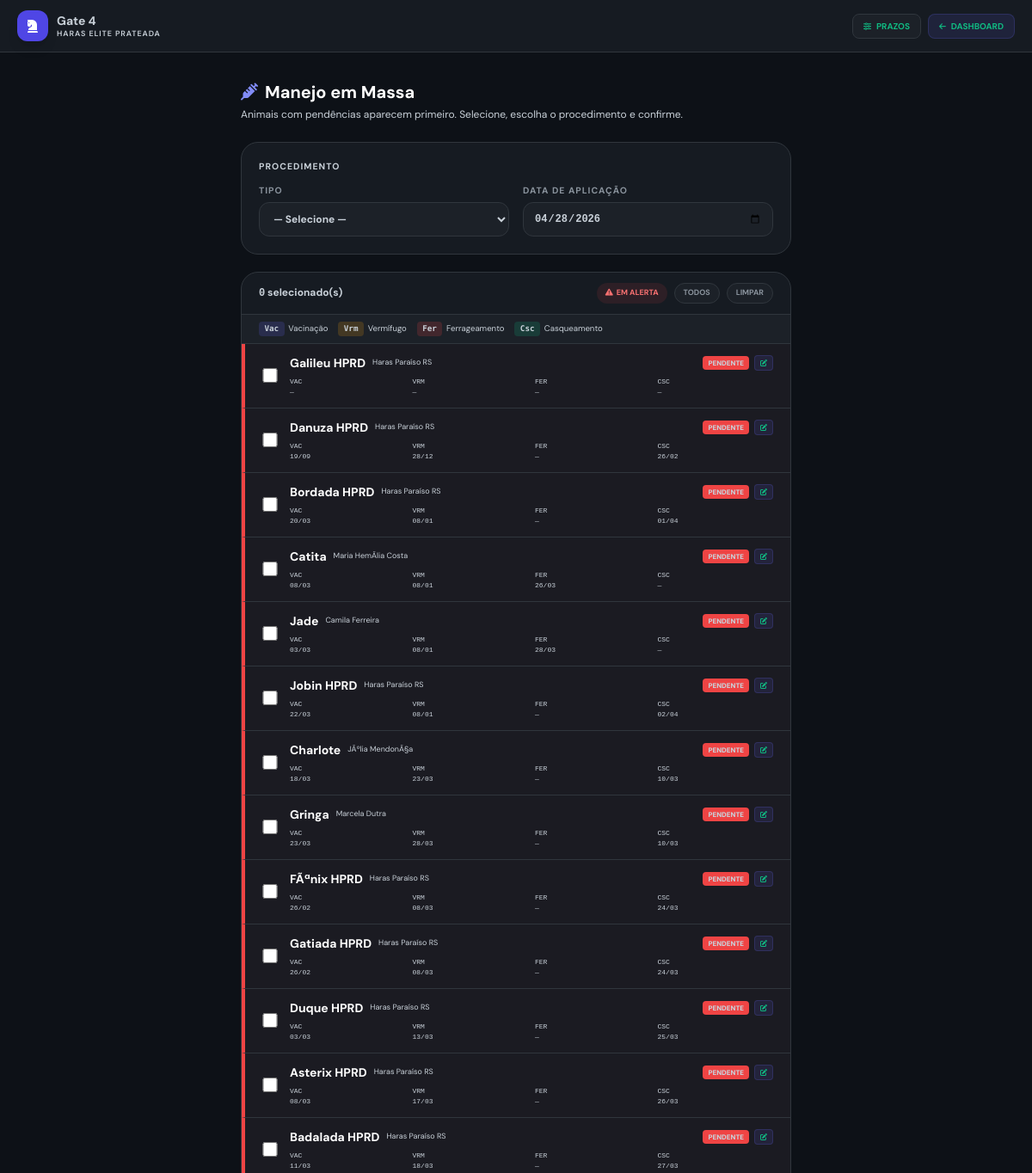
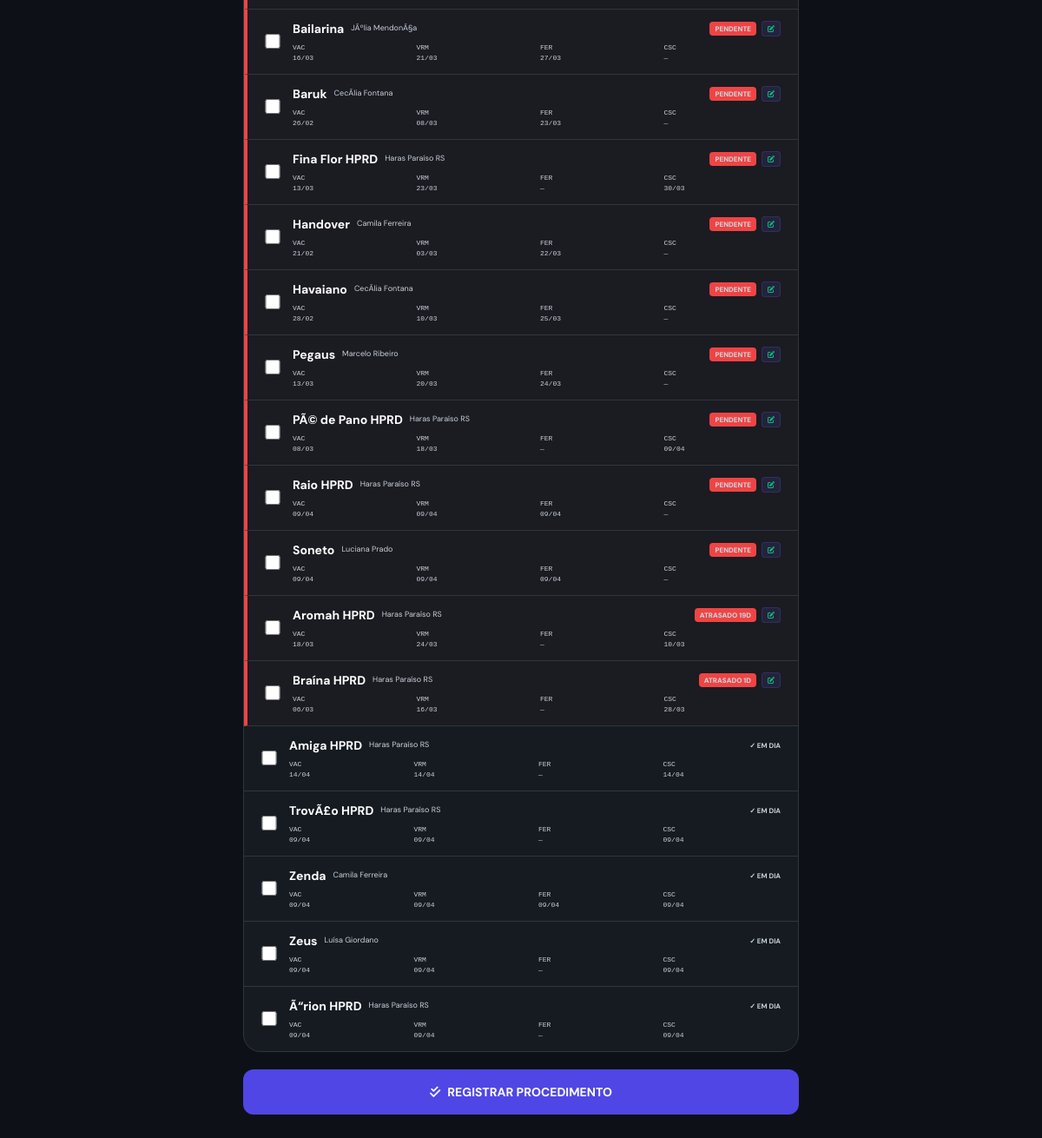
The page /manejo-em-massa/ (signed in) on the database as committed earlier (2 pictures, top to bottom).
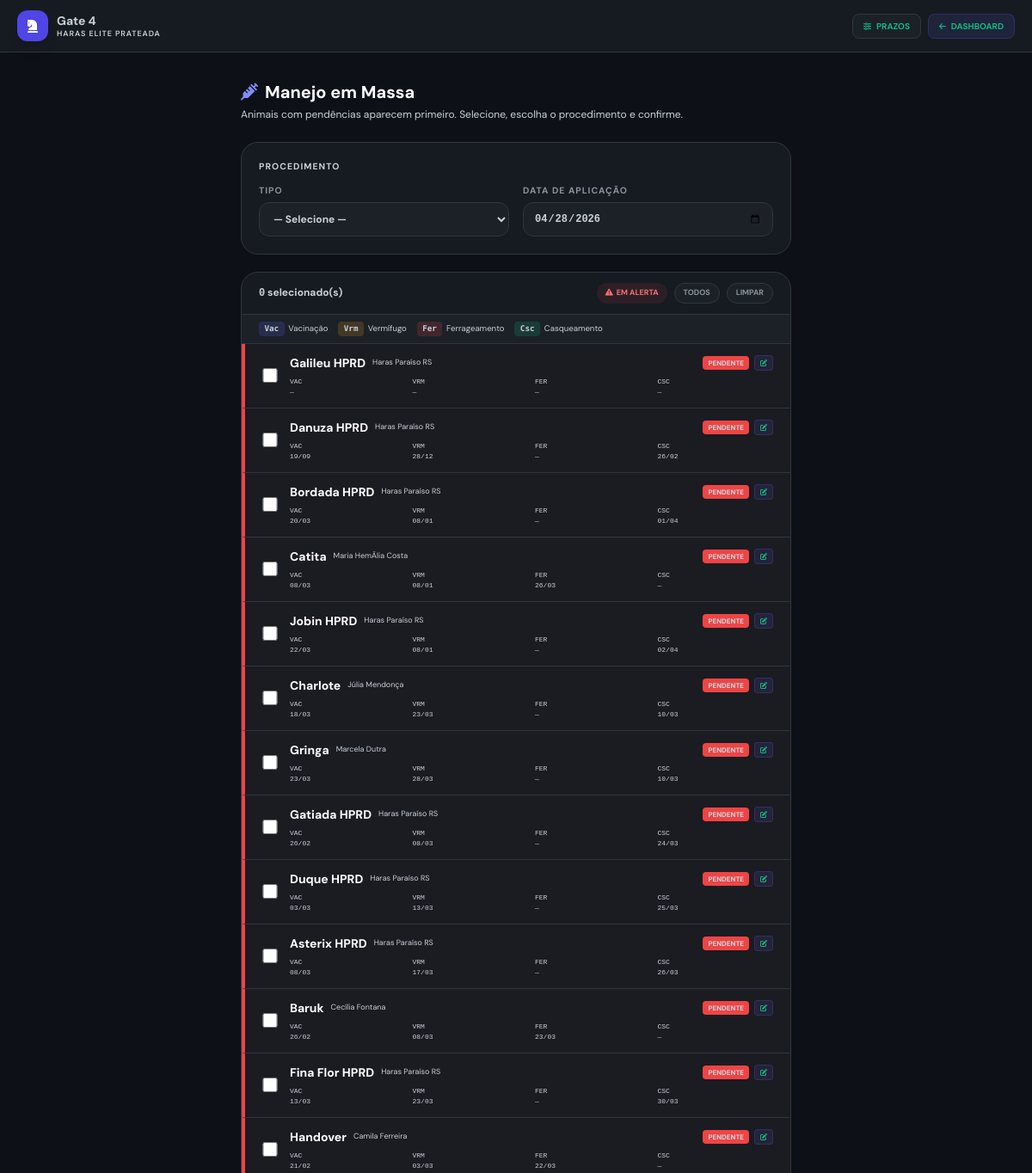
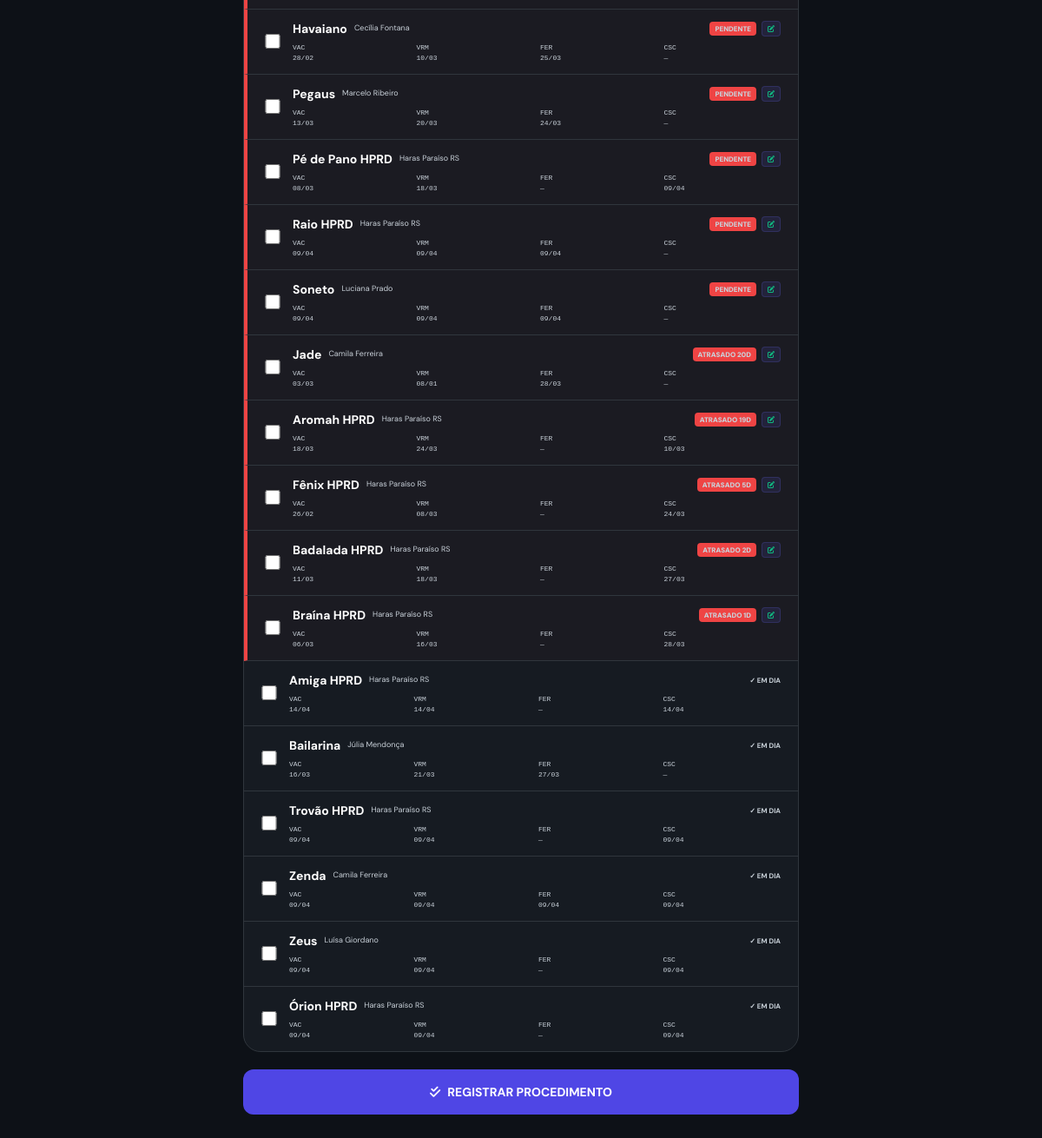
The same page on the database as committed later (2 pictures, top to bottom).
### gateagora/models.py (models this page shows, shortened)
class Empresa(models.Model):
    nome = models.CharField(max_length=100)
    logo = models.ImageField(upload_to='logos/', null=True, blank=True)
    cnpj = models.CharField(max_length=18, blank=True, null=True, help_text="CNPJ da Unidade")
    cidade = models.CharField(max_length=100, default="Cidade Exemplo")
    slug = models.SlugField(
        unique=True,
        help_text="Identificador único na URL (ex: haras-santa-fe)"
    )
    class Meta:
        indexes = [models.Index(fields=["slug"])]

class Cavalo(models.Model):
    CATEGORIA_CHOICES = [
        ('PROPRIO', 'Próprio (Escola)'),
        ('HOTELARIA', 'Hotelaria (Particular)'),
    ]
    STATUS_SAUDE_CHOICES = [
        ('Saudável', 'Saudável'),
        ('Alerta', 'Alerta'),
        ('Doente', 'Doente'),
        ('Tratamento', 'Em Tratamento'),
    ]
    LOCAL_DORMIDA = [
        ('BAIA', 'Dorme na Baia'),
        ('PIQUETE', 'Dorme no Piquete'),
    ]
    RACA_CHOICES = [
        ('mang_marchador', 'Mangalarga Marchador'),
        ('quarto_milha', 'Quarto de Milha'),
        ('psl', 'Puro Sangue Lusitano'),
        ('crioulo', 'Crioulo'),
        ('hipismo', 'Cavalo de Hipismo (BH)'),
        ('srd', 'Sem Raça Definida'),
    ]
    ATIVIDADE_CHOICES = [
        ('0.018', 'Leve (Passeio/Aposentado)'),
        ('0.025', 'Moderada (Escola/Aulas)'),
        ('0.035', 'Intensa (Salto/Competição)'),
    ]
    USA_FERRADURA_CHOICES = [
        ('SIM', 'Ferrado (Usa Ferradura)'),
        ('NAO', 'Descalço (Apenas Casqueamento)'),
    ]
    empresa = models.ForeignKey(Empresa, on_delete=models.CASCADE)
    nome = models.CharField(max_length=100)
    categoria = models.CharField(max_length=20, choices=CATEGORIA_CHOICES, default='PROPRIO')
    status_saude = models.CharField(max_length=20, choices=STATUS_SAUDE_CHOICES, default='Saudável')
    onde_dorme = models.CharField(max_length=10, choices=LOCAL_DORMIDA, default='BAIA')
    foto = models.ImageField(upload_to='cavalos/', null=True, blank=True)
    raca = models.CharField(max_length=25, choices=RACA_CHOICES, default='srd')
    peso = models.FloatField(
        default=450.0,
        validators=[MinValueValidator(100)],
        help_text="Peso aproximado para cálculo de ração"
    )
    fator_atividade = models.CharField(max_length=10, choices=ATIVIDADE_CHOICES, default='0.025')
    tipo_sela = models.CharField(max_length=100, blank=True, help_text="Ex: Sela Salto Americana")
    tipo_cabecada = models.CharField(max_length=100, blank=True, help_text="Ex: Cabeçada com Freio D")
    material_proprio = models.BooleanField(default=False, help_text="Marque se o material for exclusivo do proprietário")
    baia = models.OneToOneField(Baia, on_delete=models.SET_NULL, null=True, blank=True)
    piquete = models.ForeignKey(Piquete, on_delete=models.SET_NULL, null=True, blank=True)
    proprietario = models.ForeignKey(
        Aluno,
        on_delete=models.CASCADE,
        related_name='cavalos',
        help_text="Se for Próprio, vincular ao gestor ou escola"
    )
    ultima_vacina = models.DateField(null=True, blank=True)
    ultimo_vermifugo = models.DateField(null=True, blank=True)
    ultimo_ferrageamento = models.DateField(null=True, blank=True)
    ultimo_casqueamento = models.DateField(null=True, blank=True)
    usa_ferradura = models.CharField(
        max_length=3,
        choices=USA_FERRADURA_CHOICES,
        default='NAO',
        verbose_name="Usa Ferradura?"
    )
    racao_tipo = models.CharField(max_length=100, blank=True, help_text="Ex: Guabi Equi-S")
    racao_qtd_manha = models.CharField(max_length=50, blank=True, help_text="Ex: 2kg")
    racao_qtd_noite = models.CharField(max_length=50, blank=True, help_text="Ex: 2kg")
    feno_tipo = models.CharField(max_length=100, blank=True, default="Coast Cross")
    feno_qtd = models.CharField(max_length=100, blank=True, default="À vontade")
    complemento_nutricional = models.TextField(blank=True)
    mensalidade_baia = models.DecimalField(max_digits=10, decimal_places=2, default=Decimal('1000.00'))
    class Meta:
        ordering = ['nome']
        indexes = [
            models.Index(fields=["empresa", "status_saude"]),
            models.Index(fields=["empresa", "categoria"]),
        ]

class Aluno(models.Model):
    empresa = models.ForeignKey(Empresa, on_delete=models.CASCADE)
    nome = models.CharField(max_length=200)
    telefone = models.CharField(
        max_length=20,
        help_text="Formato sugerido: 5511999999999",
        default="",
        validators=[RegexValidator(r'^\+?\d{10,15}$', 'Telefone deve estar no formato internacional, ex: 5511999999999')]
    )
    foto = models.ImageField(upload_to='alunos/', null=True, blank=True)
    ativo = models.BooleanField(default=True)
    valor_aula = models.DecimalField(max_digits=10, decimal_places=2, default=Decimal('150.00'))
    class Meta:
        ordering = ['nome']
        indexes = [models.Index(fields=["empresa", "nome"])]
    plano = models.ForeignKey(
        'Plano',
        on_delete=models.SET_NULL,
        null=True,
        blank=True,
        verbose_name="Plano Contratado"
    )
    perfil_usuario = models.OneToOneField(
        'Perfil',
        on_delete=models.SET_NULL,
        null=True,
        blank=True,
        related_name='aluno_vinculado',
        verbose_name="Login do Aluno",
        help_text="Perfil de acesso do aluno ao sistema"
    )
    streak_atual  = models.PositiveSmallIntegerField(default=0, verbose_name="Semanas Seguidas")
    melhor_streak = models.PositiveSmallIntegerField(default=0, verbose_name="Melhor Streak")

### gateagora/views.py (the view, shortened to what this page needs)
# urls.py: path('manejo-em-massa/', views.manejo_em_massa, name='manejo_em_massa'),
@login_required
def manejo_em_massa(request):
    empresa = getattr(request, "empresa", None) or request.user.perfil.empresa
    hoje = timezone.localdate()
    try:
        cfg = ConfigPrazoManejo.objects.get(empresa=empresa)
        prazo_vacina = cfg.prazo_vacina
        prazo_vermifugo = cfg.prazo_vermifugo
        prazo_ferrageamento = cfg.prazo_ferrageamento
        prazo_casqueamento = cfg.prazo_casqueamento
    except ConfigPrazoManejo.DoesNotExist:
        prazo_vacina = 365
        prazo_vermifugo = 90
        prazo_ferrageamento = 60
        prazo_casqueamento = 60
    def _dias_atraso(data_campo):
        if not data_campo:
            return 9999
        return (hoje - data_campo).days
    def _atraso_excedido(c):
        atrasos = [
            max(0, _dias_atraso(c.ultima_vacina)    - prazo_vacina),
            max(0, _dias_atraso(c.ultimo_vermifugo) - prazo_vermifugo),
        ]
        if c.usa_ferradura == "SIM":
            atrasos.append(max(0, _dias_atraso(c.ultimo_ferrageamento) - prazo_ferrageamento))
        else:
            atrasos.append(max(0, _dias_atraso(c.ultimo_casqueamento)  - prazo_casqueamento))
        bonus = 100000 if c.status_saude != "Saudável" else 0
        return sum(atrasos) + bonus
    cavalos_qs = (
        Cavalo.objects
        .filter(empresa=empresa)
        .select_related("proprietario")
        .order_by("nome")
    )
    cavalos_status = []
    for cavalo in cavalos_qs:
        score = _atraso_excedido(cavalo)
        cavalos_status.append({
            "obj":           cavalo,
            "vencido":       score > 0,
            "atraso_maximo": score,
        })
    cavalos_status.sort(key=lambda x: x["atraso_maximo"], reverse=True)
    return render(request, "gateagora/manejo_em_massa.html", {
        "empresa":             empresa,
        "hoje":                hoje,
        "cavalos_status":      cavalos_status,
        "prazo_vacina":        prazo_vacina,
        "prazo_vermifugo":     prazo_vermifugo,
        "prazo_ferrageamento": prazo_ferrageamento,
        "prazo_casqueamento":  prazo_casqueamento,
    })

### gateagora/templates/gateagora/manejo_em_massa.html (shortened to what this page needs)
{% load static %}
<!DOCTYPE html>
<html lang="pt-br">
<head>
  <script src="https://cdn.tailwindcss.com"></script>
  <link rel="stylesheet" href="https://cdnjs.cloudflare.com/ajax/libs/font-awesome/6.0.0/css/all.min.css"/>
  <link rel="stylesheet" href="{% static 'css/themes.css' %}">
</head>
<body>
<nav class="glass sticky top-0 z-50 px-5 py-3">
  <div class="max-w-screen-xl mx-auto flex justify-between items-center">
    <a href="{% url 'dashboard' %}" class="flex items-center gap-2.5 group">
      <div class="bg-indigo-600 w-9 h-9 rounded-xl flex items-center justify-center shadow-lg group-hover:bg-indigo-500 transition">
        <i class="fa-solid fa-chess-knight text-white text-base"></i>
      </div>
      <div class="leading-tight">
        <p class="text-sm font-bold" style="color:var(--text-strong)">{{ brand_name|default:"Gate 4" }}</p>
        <p class="text-[9px] font-semibold uppercase tracking-widest" style="color:var(--text-muted)">{{ empresa.nome }}</p>
      </div>
    </a>
    <div class="flex items-center gap-2">
      <a href="{% url 'config_prazos_manejo' %}" class="flex items-center gap-1.5 text-[10px] font-bold uppercase px-3 py-1.5 rounded-lg" style="background:var(--card-alt);color:var(--text-muted);border:1px solid var(--border);"><i class="fa-solid fa-sliders text-[9px]"></i> Prazos</a>
      <a href="{% url 'dashboard' %}" class="flex items-center gap-1.5 text-[10px] font-bold uppercase px-3 py-1.5 rounded-lg" style="background:var(--indigo-soft);color:var(--indigo-text);border:1px solid rgba(99,102,241,0.2);"><i class="fa-solid fa-arrow-left text-[9px]"></i> Dashboard</a>
    </div>
  </div>
</nav>
<div class="max-w-2xl mx-auto px-4 py-8">
  <div class="mb-6">
    <h2 class="text-xl font-bold" style="color:var(--text-strong)">
      <i class="fa-solid fa-syringe mr-2" style="color:var(--indigo-text)"></i>Manejo em Massa
    </h2>
    <p class="text-xs mt-1" style="color:var(--text-muted)">Animais com pendências aparecem primeiro. Selecione, escolha o procedimento e confirme.</p>
  </div>
  <form method="post" action="{% url 'manejo_em_massa' %}">
    <div class="card p-5 mb-5">
      <p class="sec-title mb-3">Procedimento</p>
      <div class="grid grid-cols-2 gap-4">
        <div>
          <label class="sec-title block mb-1.5">Tipo</label>
          <select name="procedimento" required class="w-full rounded-xl px-3 py-2.5 text-xs font-bold" style="background:var(--card-alt);color:var(--text-main);border:1px solid var(--border);">
            <option value="">— Selecione —</option>
          </select>
        </div>
        <div>
          <label class="sec-title block mb-1.5">Data de Aplicação</label>
          <input type="date" name="data" required value="{{ hoje|date:'Y-m-d' }}" class="w-full rounded-xl px-3 py-2.5 text-xs font-bold font-mono" style="background:var(--card-alt);color:var(--text-main);border:1px solid var(--border);">
        </div>
      </div>
    </div>
    <div class="card overflow-hidden mb-5">
      <div class="px-5 py-3 flex items-center justify-between" style="border-bottom:1px solid var(--border)">
        <span class="text-xs font-bold" style="color:var(--text-muted)">
          <span id="contador" class="font-mono" style="color:var(--indigo-text)">0</span> selecionado(s)
        </span>
        <div class="flex gap-2">
          <button type="button" onclick="selecionarGrupo('alerta')" class="text-[9px] font-bold uppercase px-2.5 py-1 rounded-full" style="background:rgba(239,68,68,0.1);color:var(--red-text);"><i class="fa-solid fa-triangle-exclamation mr-0.5"></i> Em alerta</button>
          <button type="button" onclick="selecionarTodos()" class="text-[9px] font-bold uppercase px-2.5 py-1 rounded-full" style="background:var(--card-alt);color:var(--text-muted);border:1px solid var(--border);">Todos</button>
          <button type="button" onclick="limparSelecao()" class="text-[9px] font-bold uppercase px-2.5 py-1 rounded-full" style="background:var(--card-alt);color:var(--text-muted);border:1px solid var(--border);">Limpar</button>
        </div>
      </div>
      <div class="px-5 py-2 flex flex-wrap gap-3" style="border-bottom:1px solid var(--border);background:var(--card-alt)">
        <span class="legenda-item"><span class="badge-proc badge-vac">Vac</span> Vacinação</span>
        <span class="legenda-item"><span class="badge-proc badge-verm">Vrm</span> Vermífugo</span>
        <span class="legenda-item"><span class="badge-proc badge-ferr">Fer</span> Ferrageamento</span>
        <span class="legenda-item"><span class="badge-proc badge-casc">Csc</span> Casqueamento</span>
      </div>
      <div id="listaCavalos">
        {% for item in cavalos_status %}
          {% with cavalo=item.obj %}
          <div class="cavalo-row {% if item.vencido %}em-alerta alerta-row{% else %}em-dia-row{% endif %}"
               onclick="toggleCavalo({{ cavalo.id }})">
            <input type="checkbox" name="cavalos_selecionados" value="{{ cavalo.id }}" id="chk_{{ cavalo.id }}" onclick="event.stopPropagation();atualizarContador(this)">
            <div class="flex-1 min-w-0">
              <div class="flex items-center justify-between gap-1.5 flex-wrap">
                <div class="flex items-center gap-2">
                  <label for="chk_{{ cavalo.id }}" class="text-sm font-bold cursor-pointer" style="color:var(--text-strong)" onclick="event.stopPropagation()">{{ cavalo.nome }}</label>
                  {% if cavalo.proprietario %}<span class="text-[9px]" style="color:var(--text-muted)">{{ cavalo.proprietario.nome }}</span>{% endif %}
                </div>
                <div class="flex items-center gap-1.5">
                  {% if item.vencido %}
                    {% if item.por_status and item.atraso_maximo == 0 %}
                      <span class="text-[8px] font-black px-1.5 py-0.5 rounded uppercase"
                            style="background:rgba(245,158,11,0.2);color:#f59e0b;">
                        {{ cavalo.status_saude|upper }}
                      </span>
                    {% elif item.atraso_maximo >= 9000 %}
                      <span class="text-[8px] font-black bg-red-500 text-white px-1.5 py-0.5 rounded uppercase">
                        PENDENTE
                      </span>
                    {% else %}
                      <span class="text-[8px] font-black bg-red-500 text-white px-1.5 py-0.5 rounded uppercase">
                        ATRASADO {{ item.atraso_maximo }}D
                      </span>
                    {% endif %}
                    <a href="/admin/gateagora/cavalo/{{ cavalo.id }}/change/"
                       onclick="event.stopPropagation()"
                       target="_blank"
                       title="Abrir cadastro do cavalo"
                       class="text-[8px] font-bold px-1.5 py-0.5 rounded"
                       style="background:rgba(99,102,241,0.12);color:var(--indigo-text);border:1px solid rgba(99,102,241,0.2);">
                      <i class="fa-solid fa-pen-to-square"></i>
                    </a>
                  {% else %}
                    <span class="text-[8px] font-bold text-emerald-500 uppercase">✓ em dia</span>
                  {% endif %}
                </div>
              </div>
              <div class="grid grid-cols-4 gap-x-2 mt-1.5 text-[8px] font-mono" style="color:var(--text-muted)">
                <div class="flex flex-col"><span>VAC</span><span style="color:var(--text-main)">{{ cavalo.ultima_vacina|date:"d/m"|default:"—" }}</span></div>
                <div class="flex flex-col"><span>VRM</span><span style="color:var(--text-main)">{{ cavalo.ultimo_vermifugo|date:"d/m"|default:"—" }}</span></div>
                <div class="flex flex-col"><span>FER</span><span style="color:var(--text-main)">{{ cavalo.ultimo_ferrageamento|date:"d/m"|default:"—" }}</span></div>
                <div class="flex flex-col"><span>CSC</span><span style="color:var(--text-main)">{{ cavalo.ultimo_casqueamento|date:"d/m"|default:"—" }}</span></div>
              </div>
            </div>
          </div>
          {% endwith %}
        {% empty %}
          <div class="flex flex-col items-center py-14" style="color:var(--text-muted)">
            <i class="fa-solid fa-horse text-4xl mb-3 opacity-20"></i>
            <p class="text-xs font-bold uppercase">Nenhum cavalo cadastrado.</p>
          </div>
        {% endfor %}
      </div>
    </div>
    <button type="submit" class="w-full py-4 rounded-xl font-bold uppercase text-sm flex items-center justify-center gap-2" style="background:#4f46e5;color:#fff;">
      <i class="fa-solid fa-check-double"></i> Registrar Procedimento
    </button>
  </form>
</div>
</body>
</html>

Rows that differ between the two databases and show on the page:
changed through a linked row, Cavalo "Charlote": obj.proprietario.nome "JÃºlia MendonÃ§a" → "Júlia Mendonça"
changed through a linked row, Cavalo "Baruk": obj.proprietario.nome "CecÃ­lia Fontana" → "Cecí­lia Fontana"
changed through a linked row, Cavalo "Havaiano": obj.proprietario.nome "CecÃ­lia Fontana" → "Cecí­lia Fontana"
changed Cavalo: obj.nome "PÃ© de Pano HPRD" → "Pé de Pano HPRD"
changed Cavalo "Jade": atraso_maximo (not shown) → "20"; text "PENDENTE" → "ATRASADO D"; moves down the list
changed Cavalo: obj.nome "FÃªnix HPRD" → "Fênix HPRD"; atraso_maximo (not shown) → "5"; text "PENDENTE" → "ATRASADO D"; moves down the list
changed Cavalo "Badalada HPRD": atraso_maximo (not shown) → "2"; text "PENDENTE" → "ATRASADO D"; moves down the list
changed Cavalo "Bailarina": obj.proprietario.nome "JÃºlia MendonÃ§a" → "Júlia Mendonça"; text "PENDENTE" → "✓ EM DIA"; moves down the list
changed Cavalo: obj.nome "TrovÃ£o HPRD" → "Trovão HPRD"
changed Cavalo: obj.nome "Ã“rion HPRD" → "Órion HPRD"
